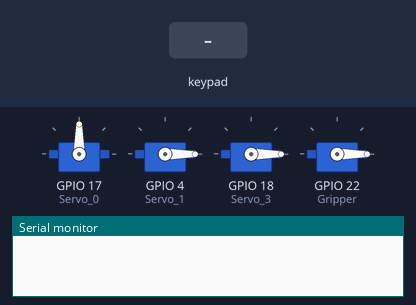
The sketch below on a simulated ESP32. Shown: 4 × servo, the last lines printed to the serial monitor. The inputs (shaded band) are chosen by the test bench.

Above: at 1.2 s.
1.3 s: key 'U' pressed
At 2.7 s:
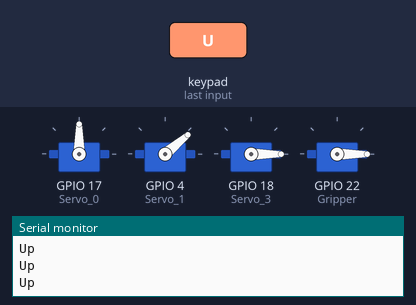
3.1 s: key 'L' pressed
4.9 s: key 'D' pressed
At 6.4 s:
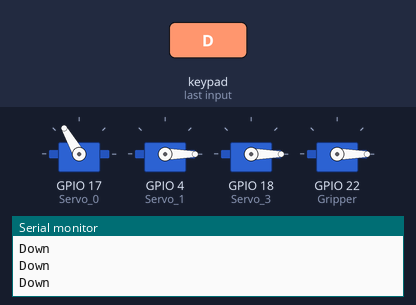
6.7 s: key 'R' pressed
At 6.85 s:
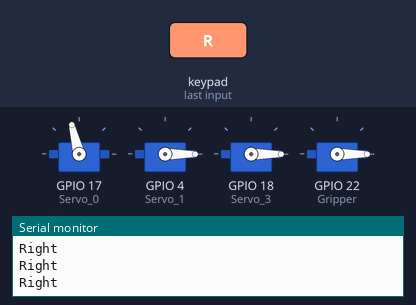
8.5 s: key 'O' pressed
At 9.4 s:
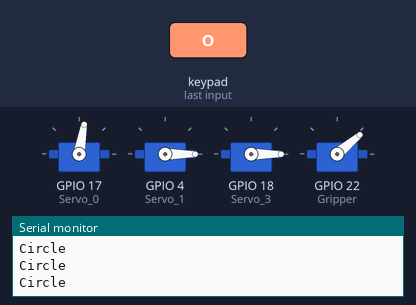
10.3 s: key 'T' pressed
At 12.0 s:
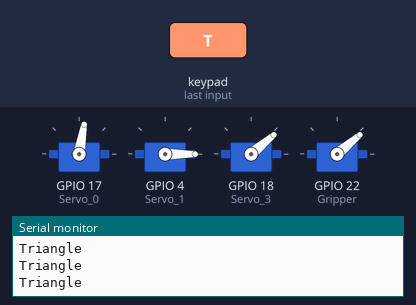
Timing chart, 0 to 13.1 s (numbered marks = the images above; inputs shaded):
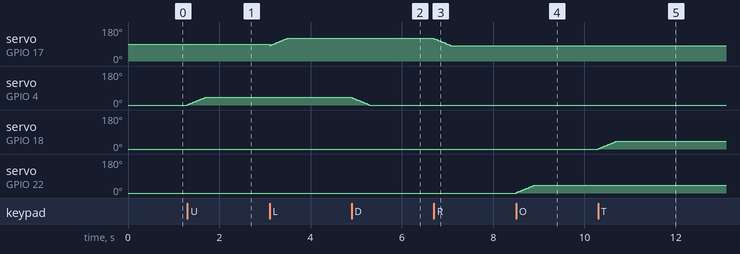

The sketch:

Company7_Manipulator.ino
```cpp
#include <ESP32Servo.h>
#include <DabbleESP32.h>

//Declare object for 4 Servo Motors
Servo Servo_0;
Servo Servo_1;
Servo Servo_3;
Servo Gripper;

//initial angle  for servo
int angle = 0;
int angleStep = 2;

//Servo1
int baseA = 80;
//Servo2
int elbowB = 0;
//Servo3
int shoulderC = 0;
//Servo4
int gripD = 0;

bool Robot = false;
bool Stops = false;

void setup() {
  Serial.begin(115200); //Serial Monitor for Debugging
  Dabble.begin("Company 7");       //set bluetooth name of your device

  //Declare the pins to which the Servo Motors are connected to
  Servo_0.attach(17);
  Servo_1.attach(4);
  Servo_3.attach(18);
  Gripper.attach(22);

  //Write the servo motors to initial position
  Servo_0.write(90);
  Servo_1.write(0);
  Servo_3.write(0);
  Gripper.write(0);
}

void loop() {
  Dabble.processInput();
  Robot = true;
  if (Robot == true) {
    arm();
  }
}

// MANIPULATOR
void arm() { //Function to read the Analog value form POT and map it to Servo value
  int a = GamePad.getAngle();
  int b = GamePad.getRadius();
    //FORWARD
  if (a > 60 && a < 120 || GamePad.isUpPressed()) {
    shoulderC = shoulderC + angleStep;
    Servo_1.write(shoulderC);
    if(shoulderC>=90)
    {
      shoulderC = 90;
      Servo_1.write(shoulderC);
    }
    delay(20);
    Serial.println("Up");
  }
    //BACKWARD
  else if (a > 240 && a < 300 || GamePad.isDownPressed()) {
    shoulderC = shoulderC - angleStep;
    Servo_1.write(shoulderC);
    if(shoulderC<=0)
    {
      shoulderC = 0;
      Servo_1.write(shoulderC);
    }
    delay(20);
    Serial.println("Down");
  }
    //LEFT
  else if (a > 150 && a < 210 || GamePad.isLeftPressed()) {
    baseA = baseA + angleStep;
    Servo_0.write(baseA);
    if(baseA>=180)
    {
      baseA = 180;
      Servo_0.write(baseA);
    }
    delay(20);
    Serial.println("Left");
  }
    //RIGHT
  else if (a > 330 || a < 30 && b != 0 || GamePad.isRightPressed()) {
    baseA = baseA - angleStep;
    Servo_0.write(baseA);
    if(baseA<=0)
    {
      baseA = 0;
      Servo_0.write(baseA);
    }
    delay(20);
    Serial.println("Right");
  }
  //UP DOWN
  else if (GamePad.isTrianglePressed()) {
    elbowB = elbowB + angleStep;
    Servo_3.write(elbowB);
    if(elbowB>=90)
    {
      elbowB = 90;
      Servo_3.write(elbowB);
    }
    delay(20);
    Serial.println("Triangle");
  }
  else if (GamePad.isCrossPressed()) {
    elbowB = elbowB - angleStep;
    Servo_3.write(elbowB);
    if(elbowB<=0)
    {
      elbowB = 0;
      Servo_3.write(elbowB);
    }
    delay(20);
    Serial.println("Cross");
  }
  //Gripper
  else if (GamePad.isCirclePressed()) {
    gripD = gripD + angleStep;
    Gripper.write(gripD);
    if(gripD>=90)
    {
      gripD = 90;
      Gripper.write(gripD);
    }
    delay(20);
    Serial.println("Circle");
  }
  else if (GamePad.isSquarePressed()) {
    gripD = gripD - angleStep;
    Gripper.write(gripD);
    if(gripD<=0)
    {
      gripD = 0;
      Gripper.write(gripD);
    }
    delay(20);
    Serial.println("Square");
  }
  else if (GamePad.isStartPressed()) {
    Reset();
  }
}

void Reset() {
  Servo_0.write(90);
  Servo_1.write(0);
  Servo_3.write(0);
  Gripper.write(0);
}
```

Measured:
- after the input at 1.3 s, servo on GPIO 4 (Servo_1): moves from 0° to 40° over 0.39 s, starting at once
- after the input at 4.9 s, servo on GPIO 4 (Servo_1): moves from 40° to 0° over 0.39 s, starting at once
- after the input at 6.7 s, servo on GPIO 17 (Servo_0): moves from 120° to 80° over 0.39 s, starting at once
- after the input at 8.5 s, servo on GPIO 22 (Gripper): moves from 0° to 40° over 0.39 s, starting at once
- after the input at 10.3 s, servo on GPIO 18 (Servo_3): moves from 0° to 40° over 0.39 s, starting at once
